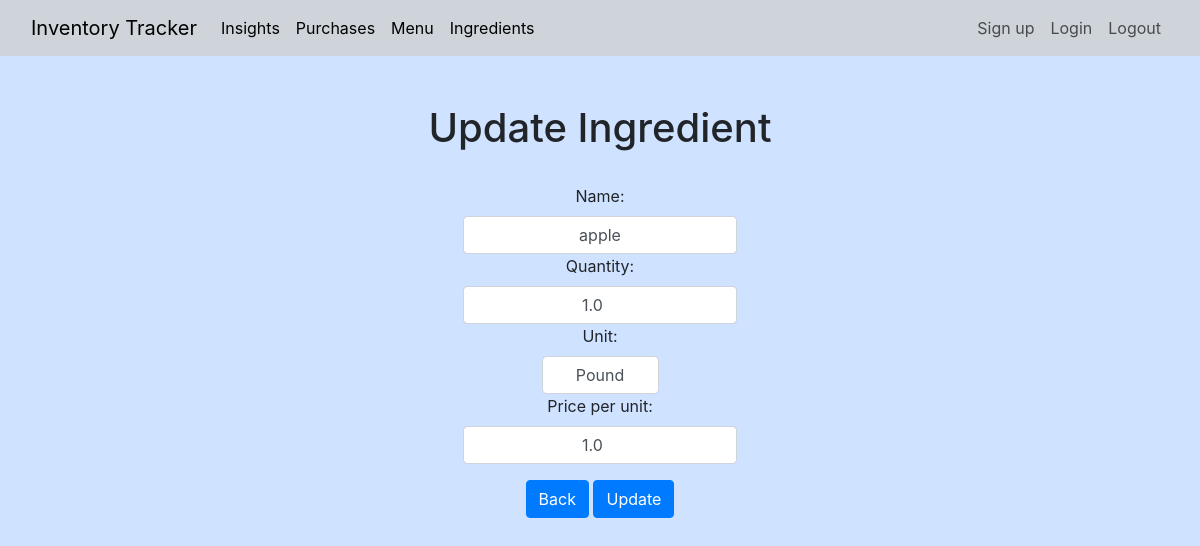
The app's page /ingredients/20/update (signed in) with its own data.
### inventoryApp/models.py (models this page shows, shortened)
class Ingredient(models.Model):
    name = models.CharField(max_length=200, unique=True)
    quantity = models.FloatField(default=0)
    unit = models.CharField(max_length=20, choices=UNITS_OF_MEASUREMENT, default='lb')
    price_per_unit = models.FloatField(default=0)

### inventoryApp/views.py (the view)
# urls.py: path('ingredients/<slug:pk>/update', IngredientUpdateView.as_view(), name="update-ingredient"),
class IngredientUpdateView(LoginRequiredMixin, UpdateView):
    template_name = 'inventoryApp/update-ingredient.html'
    model = Ingredient
    form_class = IngredientForm
    success_url = '/ingredients'

### inventoryApp/forms.py
class IngredientForm(forms.ModelForm):
    UNIT_CHOICES = UNITS_OF_MEASUREMENT
    unit = forms.ChoiceField(choices=UNIT_CHOICES, widget=forms.Select(attrs={
        'class': 'form-control',
        'style': 'margin: 0 auto; width: auto; text-align: center;'
    }))
    class Meta:
        model = Ingredient
        fields = "__all__"
        widgets = {
            'name': forms.TextInput(attrs={
                'class': 'form-control',
                'placeholder': 'Ingredient Name',
                'style': 'margin: 0 auto; width: auto; text-align: center;'
            }),
            'quantity': forms.NumberInput(attrs={
                'class': 'form-control',
                'placeholder': 'Quantity',
                'style': 'margin: 0 auto; width: auto; text-align: center;'
            }),
            'price_per_unit': forms.NumberInput(attrs={
                'class': 'form-control',
                'placeholder': 'Price per Unit ($)',
                'style': 'margin: 0 auto; width: auto; text-align: center;'
            }),
        }

### inventoryApp/templates/inventoryApp/update-ingredient.html (shortened to what this page needs)
{% extends 'inventoryApp/base.html' %}
{% block content %}
      <div class="row justify-content-center mt-5 mb-3">
        <label class="text-center"><h1>Update Ingredient</h1></label>
      </div>
      <form method="post" class="form-group" style="text-align: center;">
          {{ form }}
          <button type="button" class="btn btn-primary mt-3 mb-3" style="text-align: center;"
                  onClick="javascript:history.go(-1);">Back</button>
          <input type="submit"  class="btn btn-primary mt-3 mb-3" value="Update" style="text-align: center;"/>
      </form>
{% endblock %}

### records on screen
Ingredient: name "apple", quantity "1.0", unit "Pound", price_per_unit "1.0"
